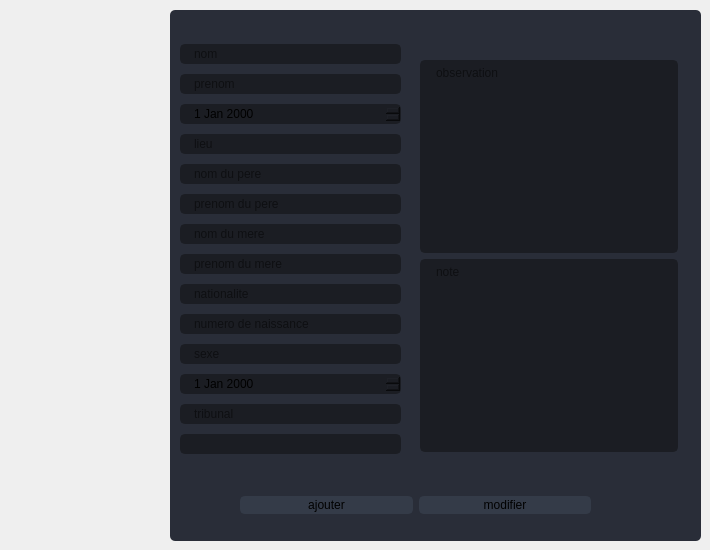
        <widget class="QWidget" name="page_14">
         <widget class="QFrame" name="frame_34">
          <property name="geometry">
           <rect>
            <x>170</x>
            <y>10</y>
            <width>531</width>
            <height>531</height>
           </rect>
          </property>
          <property name="styleSheet">
           <string notr="true">background-color: rgb(41, 45, 56);
border-radius: 5px;
</string>
          </property>
          <property name="frameShape">
           <enum>QFrame::StyledPanel</enum>
          </property>
          <property name="frameShadow">
           <enum>QFrame::Raised</enum>
          </property>
          <widget class="QWidget" name="layoutWidget_10">
           <property name="geometry">
            <rect>
             <x>10</x>
             <y>30</y>
             <width>221</width>
             <height>431</height>
            </rect>
           </property>
           <layout class="QVBoxLayout" name="verticalLayout_8">
            <item>
             <widget class="QLineEdit" name="le_nom1">
              <property name="styleSheet">
               <string notr="true">QLineEdit {
	background-color: rgb(27, 29, 35);
	border-radius: 5px;
	border: 2px solid rgb(27, 29, 35);
	padding-left: 10px;
}
QLineEdit:hover {
	border: 2px solid rgb(64, 71, 88);
}
QLineEdit:focus {
	border: 2px solid rgb(91, 101, 124);
}</string>
              </property>
              <property name="placeholderText">
               <string>nom</string>
              </property>
             </widget>
            </item>
            <item>
             <widget class="QLineEdit" name="le_prenom1">
              <property name="styleSheet">
               <string notr="true">QLineEdit {
	background-color: rgb(27, 29, 35);
	border-radius: 5px;
	border: 2px solid rgb(27, 29, 35);
	padding-left: 10px;
}
QLineEdit:hover {
	border: 2px solid rgb(64, 71, 88);
}
QLineEdit:focus {
	border: 2px solid rgb(91, 101, 124);
}</string>
              </property>
              <property name="placeholderText">
               <string>prenom</string>
              </property>
             </widget>
            </item>
            <item>
             <widget class="QDateEdit" name="date_naissance">
              <property name="styleSheet">
               <string notr="true">	background-color: rgb(27, 29, 35);
	border-radius: 5px;
	border: 2px solid rgb(27, 29, 35);
	padding-left: 10px;
</string>
              </property>
             </widget>
            </item>
            <item>
             <widget class="QLineEdit" name="le_lieu">
              <property name="styleSheet">
               <string notr="true">QLineEdit {
	background-color: rgb(27, 29, 35);
	border-radius: 5px;
	border: 2px solid rgb(27, 29, 35);
	padding-left: 10px;
}
QLineEdit:hover {
	border: 2px solid rgb(64, 71, 88);
}
QLineEdit:focus {
	border: 2px solid rgb(91, 101, 124);
}</string>
              </property>
              <property name="placeholderText">
               <string>lieu</string>
              </property>
             </widget>
            </item>
            <item>
             <widget class="QLineEdit" name="le_nomdupere">
              <property name="styleSheet">
               <string notr="true">QLineEdit {
	background-color: rgb(27, 29, 35);
	border-radius: 5px;
	border: 2px solid rgb(27, 29, 35);
	padding-left: 10px;
}
QLineEdit:hover {
	border: 2px solid rgb(64, 71, 88);
}
QLineEdit:focus {
	border: 2px solid rgb(91, 101, 124);
}</string>
              </property>
              <property name="placeholderText">
               <string>nom du pere</string>
              </property>
             </widget>
            </item>
            <item>
             <widget class="QLineEdit" name="le_prenomdupere">
              <property name="styleSheet">
               <string notr="true">QLineEdit {
	background-color: rgb(27, 29, 35);
	border-radius: 5px;
	border: 2px solid rgb(27, 29, 35);
	padding-left: 10px;
}
QLineEdit:hover {
	border: 2px solid rgb(64, 71, 88);
}
QLineEdit:focus {
	border: 2px solid rgb(91, 101, 124);
}</string>
              </property>
              <property name="placeholderText">
               <string>prenom du pere</string>
              </property>
             </widget>
            </item>
            <item>
             <widget class="QLineEdit" name="le_nommere">
              <property name="styleSheet">
               <string notr="true">QLineEdit {
	background-color: rgb(27, 29, 35);
	border-radius: 5px;
	border: 2px solid rgb(27, 29, 35);
	padding-left: 10px;
}
QLineEdit:hover {
	border: 2px solid rgb(64, 71, 88);
}
QLineEdit:focus {
	border: 2px solid rgb(91, 101, 124);
}</string>
              </property>
              <property name="placeholderText">
               <string>nom du mere</string>
              </property>
             </widget>
            </item>
            <item>
             <widget class="QLineEdit" name="le_prenommere">
              <property name="styleSheet">
               <string notr="true">QLineEdit {
	background-color: rgb(27, 29, 35);
	border-radius: 5px;
	border: 2px solid rgb(27, 29, 35);
	padding-left: 10px;
}
QLineEdit:hover {
	border: 2px solid rgb(64, 71, 88);
}
QLineEdit:focus {
	border: 2px solid rgb(91, 101, 124);
}</string>
              </property>
              <property name="placeholderText">
               <string>prenom du mere</string>
              </property>
             </widget>
            </item>
            <item>
             <widget class="QLineEdit" name="le_nationalite">
              <property name="styleSheet">
               <string notr="true">QLineEdit {
	background-color: rgb(27, 29, 35);
	border-radius: 5px;
	border: 2px solid rgb(27, 29, 35);
	padding-left: 10px;
}
QLineEdit:hover {
	border: 2px solid rgb(64, 71, 88);
}
QLineEdit:focus {
	border: 2px solid rgb(91, 101, 124);
}</string>
              </property>
              <property name="placeholderText">
               <string>nationalite</string>
              </property>
             </widget>
            </item>
            <item>
             <widget class="QLineEdit" name="le_numeronaissance">
              <property name="styleSheet">
               <string notr="true">QLineEdit {
	background-color: rgb(27, 29, 35);
	border-radius: 5px;
	border: 2px solid rgb(27, 29, 35);
	padding-left: 10px;
}
QLineEdit:hover {
	border: 2px solid rgb(64, 71, 88);
}
QLineEdit:focus {
	border: 2px solid rgb(91, 101, 124);
}</string>
              </property>
              <property name="placeholderText">
               <string>numero de naissance</string>
              </property>
             </widget>
            </item>
            <item>
             <widget class="QLineEdit" name="le_sexe">
              <property name="styleSheet">
               <string notr="true">QLineEdit {
	background-color: rgb(27, 29, 35);
	border-radius: 5px;
	border: 2px solid rgb(27, 29, 35);
	padding-left: 10px;
}
QLineEdit:hover {
	border: 2px solid rgb(64, 71, 88);
}
QLineEdit:focus {
	border: 2px solid rgb(91, 101, 124);
}</string>
              </property>
              <property name="placeholderText">
               <string>sexe</string>
              </property>
             </widget>
            </item>
            <item>
             <widget class="QDateEdit" name="datedeclaration">
              <property name="styleSheet">
               <string notr="true">	background-color: rgb(27, 29, 35);
	border-radius: 5px;
	border: 2px solid rgb(27, 29, 35);
	padding-left: 10px;
</string>
              </property>
             </widget>
            </item>
            <item>
             <widget class="QLineEdit" name="tribunal">
              <property name="styleSheet">
               <string notr="true">QLineEdit {
	background-color: rgb(27, 29, 35);
	border-radius: 5px;
	border: 2px solid rgb(27, 29, 35);
	padding-left: 10px;
}
QLineEdit:hover {
	border: 2px solid rgb(64, 71, 88);
}
QLineEdit:focus {
	border: 2px solid rgb(91, 101, 124);
}</string>
              </property>
              <property name="placeholderText">
               <string>tribunal</string>
              </property>
             </widget>
            </item>
            <item>
             <widget class="QLineEdit" name="idoc">
              <property name="styleSheet">
               <string notr="true">QLineEdit {
	background-color: rgb(27, 29, 35);
	border-radius: 5px;
	border: 2px solid rgb(27, 29, 35);
	padding-left: 10px;
}
QLineEdit:hover {
	border: 2px solid rgb(64, 71, 88);
}
QLineEdit:focus {
	border: 2px solid rgb(91, 101, 124);
}</string>
              </property>
             </widget>
            </item>
           </layout>
          </widget>
          <widget class="QWidget" name="layoutWidget_11">
           <property name="geometry">
            <rect>
             <x>250</x>
             <y>50</y>
             <width>258</width>
             <height>392</height>
            </rect>
           </property>
           <layout class="QVBoxLayout" name="verticalLayout_9">
            <item>
             <widget class="QTextEdit" name="observation">
              <property name="styleSheet">
               <string notr="true">QTextEdit {
	background-color: rgb(27, 29, 35);
	border-radius: 5px;
	border: 2px solid rgb(27, 29, 35);
	padding-left: 10px;
}
QTextEdit:hover {
	border: 2px solid rgb(64, 71, 88);
}
QTextEdit:focus {
	border: 2px solid rgb(91, 101, 124);
}</string>
              </property>
              <property name="placeholderText">
               <string>observation</string>
              </property>
             </widget>
            </item>
            <item>
             <widget class="QTextEdit" name="note">
              <property name="styleSheet">
               <string notr="true">QTextEdit {
	background-color: rgb(27, 29, 35);
	border-radius: 5px;
	border: 2px solid rgb(27, 29, 35);
	padding-left: 10px;
}
QTextEdit:hover {
	border: 2px solid rgb(64, 71, 88);
}
QTextEdit:focus {
	border: 2px solid rgb(91, 101, 124);
}</string>
              </property>
              <property name="placeholderText">
               <string>note</string>
              </property>
             </widget>
            </item>
           </layout>
          </widget>
          <widget class="QWidget" name="layoutWidget_12">
           <property name="geometry">
            <rect>
             <x>70</x>
             <y>480</y>
             <width>351</width>
             <height>30</height>
            </rect>
           </property>
           <layout class="QHBoxLayout" name="horizontalLayout_3">
            <item>
             <widget class="QPushButton" name="ajout1_pb">
              <property name="styleSheet">
               <string notr="true">QPushButton {
	border: 2px solid rgb(52, 59, 72);
	border-radius: 5px;	
	background-color: rgb(52, 59, 72);
}
QPushButton:hover {
	background-color: rgb(57, 65, 80);
	border: 2px solid rgb(61, 70, 86);
}
QPushButton:pressed {	
	background-color: rgb(35, 40, 49);
	border: 2px solid rgb(43, 50, 61);
}</string>
              </property>
              <property name="text">
               <string>ajouter</string>
              </property>
             </widget>
            </item>
            <item>
             <widget class="QPushButton" name="modif1_pb">
              <property name="styleSheet">
               <string notr="true">QPushButton {
	border: 2px solid rgb(52, 59, 72);
	border-radius: 5px;	
	background-color: rgb(52, 59, 72);
}
QPushButton:hover {
	background-color: rgb(57, 65, 80);
	border: 2px solid rgb(61, 70, 86);
}
QPushButton:pressed {	
	background-color: rgb(35, 40, 49);
	border: 2px solid rgb(43, 50, 61);
}</string>
              </property>
              <property name="text">
               <string>modifier</string>
              </property>
             </widget>
            </item>
           </layout>
          </widget>
         </widget>
        </widget>
